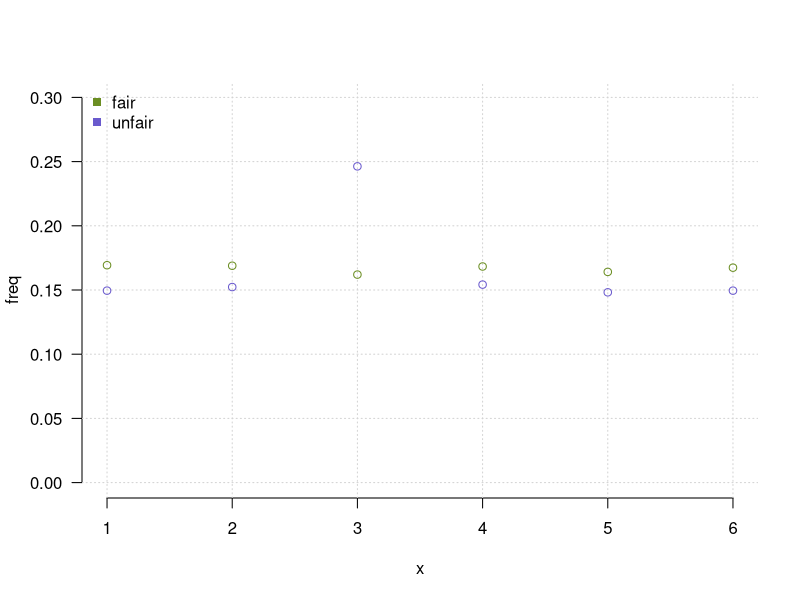

Write the R code that produced this figure.
## ---- chunk 1

## ---- chunk 2
# load the packages you need
#library(dplyr)
#library(tidyr)
#library(stringr)
#library(ggplot2)
## ---- chunk 3
vec <- c(1,2,5,7,9,27,45.5)
vec
## ---- chunk 4
vector('integer', 5) # a vector of 5 integers
vector('character', 5)
character(5) # does the same
logical(5) # same as vector('logical', 5)
## ---- chunk 5
v1 <- c(1,3,5,7.56)
v2 <- c('a','b','c')
v3 <- c(0.1, 0.2, 3.1415)
c(v1, v2, v3)
## ---- chunk 6
v1 <- c(1, 2, 3, 4)
v2 <- c(7, -9, 15.2, 4)
v1 + v2 # addition
v1 - v2 # subtraction
v1 * v2 # scalar multiplication
v1 / v2 # division
## ---- chunk 7
v1 <- c(1, 2, 3, 4, 5)
v2 <- c(1, 2)
v1 + v2
## ---- chunk 8
vec <- c('a', 'b', 'c', 'd', 'e')
vec[1] # the first element
vec[5] # the fifth element
vec[-1] # remove the first element
## ---- chunk 9
vec[0] # R counts elements from 1
vec[78] # Index past the length of the vector
## ---- chunk 10
vec <- c('a', 'b', 'c', 'd', 'e')
vec.ind <- c(1,3,5)
vec[vec.ind]
## ---- chunk 11
vec <- c('a', 'b', 'c', 'd', 'e')
vec.ind <- c(TRUE, FALSE, TRUE, FALSE, TRUE)
vec[vec.ind]
## ---- chunk 12
vec <- c(23.7, 54.5, 22.7)
names(vec) # by default there are no names
names(vec) <- c('sample1', 'sample2', 'sample3')
vec[c('sample2', 'sample1')]
## ---- chunk 13
vec <- c(1, 2, 3, 4, 5)
vec[-5] # without the 5-th element
vec[-(c(1,3,5))] # withoutelements 1, 3, 5
## ---- chunk 14
vec <- c(1, 2, 3, 4, 5)
vec < 3 # we can use the value of this logical comparison
vec[vec < 3]# Et voila!
## ---- chunk 15
vec <- c(1, 2, 3, 4, 5)
rev(vec)
## ---- chunk 16
v <- c(5:7)
v
v2 <- c(3:-4)
v2
## ---- chunk 17
vec <- c(1:78)
length(vec)
## ---- chunk 18
vec <- c(1:5)
vec
vec[3] <- 'a' # Note the coercion!
vec 
## ---- chunk 19
c(vec[1], 'a', vec[2:length(vec)])
## ---- chunk 20
vec <- c(1:5)
vec
vec[9] <- 9
vec 
## ---- chunk 21
vec <- c(1:5, 1:4, 1:3) # a vector with repeating values
table(vec) # table of counts
tab <- table(vec)/length(vec) # table of freqs.
round(tab, digits=3) # and let's round it
## ---- chunk 22
vec <- c(1:5, NA, NA, 1:3)
sort(vec) # oops, NAs got lost
sort(vec, na.last = TRUE)
sort(vec, decreasing = TRUE) # in a decreasing order
## ---- chunk 23
c(1:5, 7:10) # the ':' operator
(seq1 <- seq(from=1, to=10, by=2))
(seq2 <- seq(from=11, along.with = seq1))
seq(from=10, to=1, by=-2)
## ---- chunk 24
seq1 <- seq(from = 1, to = 5)
seq1 # has to be printed explicitly
## ---- chunk 25
(seq2 <- seq(from = 5, to = 1)) # will print automatically
## ---- chunk 26
rep('a', times=5)
rep(1:5, times=3)
rep(seq(from=1, to=3, by=2), times=2)
## ---- chunk 27
# simulate casting a fair dice 10x
sample(x = c(1:6), size=10, replace = T) 
# make it unfair, it is loaded on '3'
myprobs = rep(0.15, times = 6)
myprobs[3] <- 0.25 # a bit higher probability for '3'
sample(x = c(1:6), size = 10, replace = T, prob=myprobs)
## ---- chunk 28
# simulate casting a fair dice 10x
fair <- sample(x = c(1:6), size=10e3, replace = T) 
unfair <- sample(x = c(1:6), size=10e3, replace = T, 
                 prob = myprobs)
## ---- chunk 29
t1 <- table(fair)/length(fair)
t2 <- table(unfair)/length(unfair)
plot(0,0,type="n",xlim=c(1,6.0),ylim=c(0,.3),xlab="x",ylab="freq",bty='n', las=1)
grid()
points(1:6, t1, col="olivedrab")
points(1:6, t2, col="slateblue")
legend('topleft', legend = c('fair','unfair'), col = c('olivedrab', 'slateblue'),pch = 15, border = NULL, bty='n')
## ---- chunk 30
mychars <- c('a', 'b', 'c', 'd', 'e', 'f')
mychars
sample(mychars)
sample(mychars)
## ---- chunk 31
v1 <- sample(1:5, size = 4)
v1
max(v1) # max value of the vector
min(v1) # min value
sum(v1) # sum all the elements
## ---- chunk 32
v1
diff(v1) # diff. of element pairs
cumsum(v1) # cumulative sum
prod(v1) # product of all elements
## ---- chunk 33
v1
cumprod(v1) # cumulative product
cummin(v1) # minimum so far (up to i-th el.)
cummax(v1) # maximum up to i-th element
## ---- chunk 34
v2 <- sample(1:5, size=4)
## ---- chunk 35
v1
v2
v1 <= v2 # direct comparison
pmin(v1, v2) # pairwise min
pmax(v1, v2) # pairwise max
## ---- chunk 36
v1 <- c(1, 3, 4, 5, 3, 2)
rank(v1) # show rank of each value (min has rank 1)
order(v1) # order of indices for a sorted vector
v1[order(v1)]
sort(v1)
## ---- chunk 37
vec <- c('giraffe', 'donkey', 'liger', 
         'liger', 'giraffe', 'liger')
vec.f <- factor(vec)
summary(vec.f)
## ---- chunk 38
as.numeric(vec.f)
## ---- chunk 39
vec <- c('giraffe', 'donkey', 'liger', 
         'liger', 'giraffe', 'liger')
vec.f <- factor(vec, levels=c('donkey', 'giraffe', 
                              'liger'), 
                labels=c('zonkey','Sophie','tigon'))
summary(vec.f)
## ---- chunk 40
vec <- c('tiny', 'small', 'medium', 'large')
factor(vec) # rearranged alphabetically
factor(vec, ordered=T) # order as provided
## ---- chunk 41

